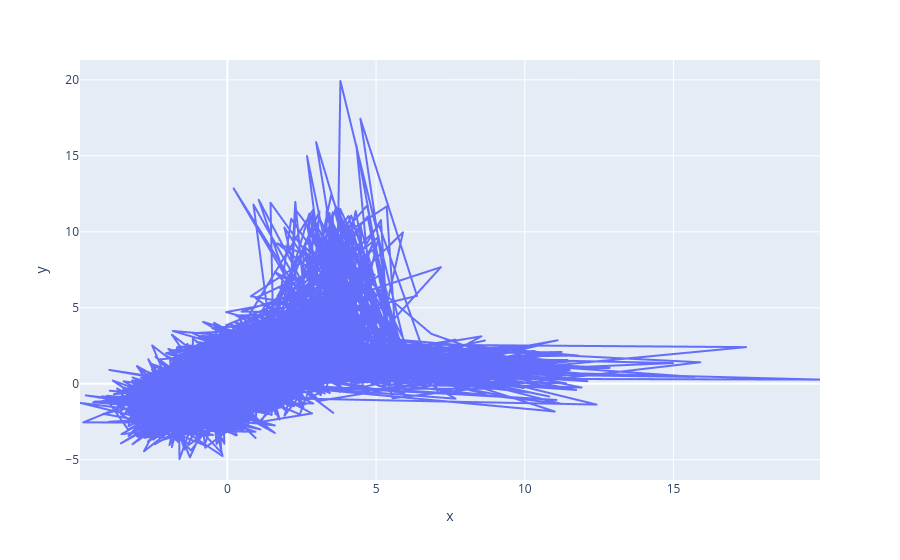

Notebook code for this chart:
### Code cell
fig = px.line(x=data_reshaped[:,0], y=data_reshaped[:,1])
# fig.update_layout(
#     xaxis=dict(title=r"$\text{Relative radius } [R/R_0]$"),
#     yaxis=dict(
#         title=r"$\text{Relative radiated pressure } [p/p_0]$"
#     ),
#     font_size=16,
# )
fig.show()

### Figure 1 — Plotly figure (JSON) as saved in the notebook; plotly's stock layout.template omitted (floating-point values rounded to 4 significant figures; data arrays with more than 128 entries replaced by an {"elided": "..."} marker saying what was removed)
{"data": [{"hovertemplate": "x=%{x}<br>y=%{y}<extra></extra>", "legendgroup": "", "line": {"color": "#636efa", "dash": "solid"}, "marker": {"symbol": "circle"}, "mode": "lines", "name": "", "showlegend": false, "type": "scattergl", "x": {"elided": "9998 float values"}, "xaxis": "x", "y": {"elided": "9998 float values"}, "yaxis": "y"}], "layout": {"legend": {"tracegroupgap": 0}, "margin": {"t": 60}, "xaxis": {"anchor": "y", "domain": [0, 1], "title": {"text": "x"}}, "yaxis": {"anchor": "x", "domain": [0, 1], "title": {"text": "y"}}}}
